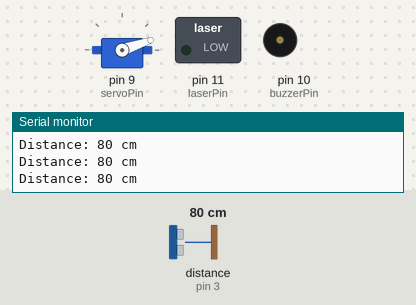
A sketch run on a simulated Arduino Nano, built with avr-gcc and run on an emulated ATmega328P. On the bench: servo, switched loads named in the sketch (green lamp = pin HIGH), buzzer (waves = sounding, pin HIGH), the last lines printed to the serial monitor. Wiring (inferred from the names in the program): ultrasonic range finder: trigger pin 2; echo pin 3. The inputs (shaded band) are chosen by the test bench; at power-on: distance to the obstacle (sensor on pin 3) 80 cm. The echo pulse lasts 58.3 µs per cm; pins used as bus, display or sensor lines are not drawn.

Above: at 1.28 s.
1.3 s: distance to the obstacle (sensor on pin 3) set to 22 cm
4.3 s: distance to the obstacle (sensor on pin 3) set to 18 cm
At 5.2 s:
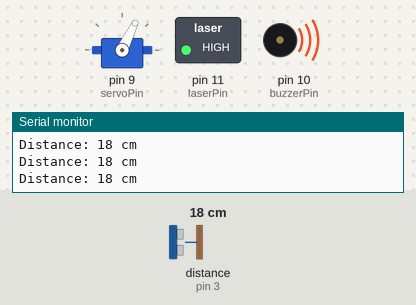
5.8 s: distance to the obstacle (sensor on pin 3) set to 60 cm
At 5.86 s:
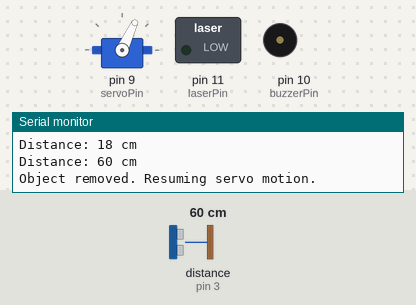
8.8 s: distance to the obstacle (sensor on pin 3) set to 2 cm
At 9.9 s:
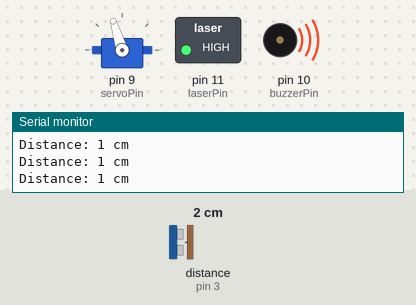
10.3 s: distance to the obstacle (sensor on pin 3) set to 120 cm
At 10.32 s:
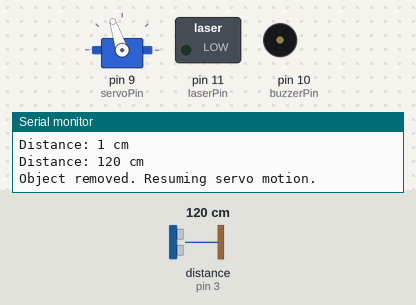
13.3 s: distance to the obstacle (sensor on pin 3) set to 4 cm
At 14.5 s:
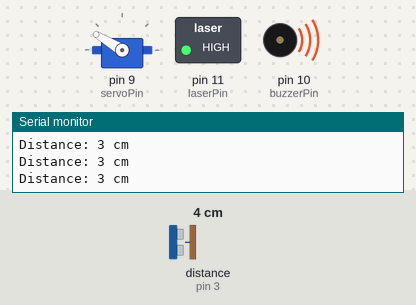
Timing chart, 0 to 15.8 s (numbered marks = the images above; inputs shaded):
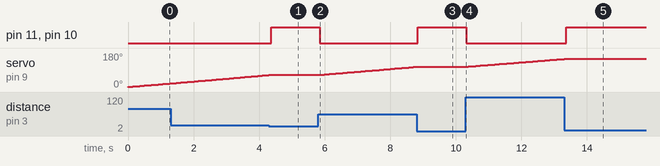

Measured:
- the behaviour switches between 20 and 19 cm on distance to the obstacle (sensor on pin 3) (found by bisection; images 0 and 1)
- after the input at 4.3 s, pin 11 (laserPin), pin 10 (buzzerPin): LOW → HIGH after 0.07 s; servo on pin 9 (servoPin): stays 64° (without the input it goes to 65° after 0.06 s)
- after the input at 5.8 s, pin 11 (laserPin), pin 10 (buzzerPin): HIGH → LOW after 0.05 s; servo on pin 9 (servoPin): moves from 64° to 107° over 2.9 s, starting after 0.05 s
- after the input at 8.8 s, pin 11 (laserPin), pin 10 (buzzerPin): LOW → HIGH at once; servo on pin 9 (servoPin): stays 107° (without the input it goes to 108° after 0.04 s)
- after the input at 10.3 s, pin 11 (laserPin), pin 10 (buzzerPin): HIGH → LOW at once; servo on pin 9 (servoPin): moves from 107° to 149° over 3.0 s, starting at once
- after the input at 13.3 s, pin 11 (laserPin), pin 10 (buzzerPin): LOW → HIGH after 0.07 s; servo on pin 9 (servoPin): stays 149° (without the input it goes to 150° after 0.07 s)

The sketch:

nano_UART.ino
```cpp
/**
 * Nano Board Code to Trigger ESP32‑CAM Capture via UART Command
 *
 * When an object is detected within a threshold distance, the servo motion stops
 * (preventing motion blur) and the Nano sends a "CAPTURE" command via Serial.
 * The ESP32‑CAM board (with its own code) will listen for this command to capture
 * a photo and send it via email.
 */

#include <Arduino.h>
#include <Servo.h>

// ----- Pin Definitions -----
const int trigPin = 2;         // Ultrasonic sensor TRIG pin
const int echoPin = 3;         // Ultrasonic sensor ECHO pin
const int servoPin = 9;        // Servo control pin (SG90)
const int buzzerPin = 10;      // Buzzer pin (via transistor)
const int laserPin = 11;       // Laser LED pin (with resistor)
// Note: No dedicated ESP32‑CAM trigger pin is used here.


// ----- Other Parameters -----
const int thresholdDistance = 20; // Distance in cm below which an object is considered "detected"

// ----- Servo and state variables -----
Servo servoMotor;
int servoAngle = 0;
int direction = 1;           // 1: increasing angle, -1: decreasing angle
bool objectDetected = false;

// Function to read distance from an HC-SR04 ultrasonic sensor.
long readUltrasonicDistance() {
  // Ensure TRIG is LOW initially.
  digitalWrite(trigPin, LOW);
  delayMicroseconds(2);

  // Send a 10-microsecond pulse.
  digitalWrite(trigPin, HIGH);
  delayMicroseconds(10);
  digitalWrite(trigPin, LOW);

  // Read the pulse duration from echoPin; timeout after 30000µs (30ms).
  long duration = pulseIn(echoPin, HIGH, 30000);
  long distance = duration / 58;  // Convert duration to centimeters.
  return distance;
}

void setup() {
  Serial.begin(115200);

  // Set sensor pins.
  pinMode(trigPin, OUTPUT);
  pinMode(echoPin, INPUT);

  // Configure output pins.
  pinMode(buzzerPin, OUTPUT);
  pinMode(laserPin, OUTPUT);

  // Default states: buzzer off, laser off.
  digitalWrite(buzzerPin, LOW);
  digitalWrite(laserPin, LOW);

  // Setup and start the servo.
  servoMotor.attach(servoPin);
  servoMotor.write(servoAngle);
}

void loop() {
  long distance = readUltrasonicDistance();
  Serial.print("Distance: ");
  Serial.print(distance);
  Serial.println(" cm");

  // If an object is detected within the threshold distance.
  if (distance > 0 && distance < thresholdDistance) {
    if (!objectDetected) {
      objectDetected = true;
      Serial.println("Object detected. Stopping servo, activating alerts, and sending CAPTURE command.");

      // Stop the servo motion by not updating its position.
      // Activate buzzer and laser LED.
      digitalWrite(buzzerPin, HIGH);
      digitalWrite(laserPin, HIGH);

      // Send the capture command over Serial.
      // (Ensure that the command is sent on its own line for the ESP32‑CAM to recognize it.)
      Serial.println("CAPTURE");

      // Optionally, additional debug lines may appear before or after,
      // but the ESP32‑CAM code checks each complete line so only an exact "CAPTURE"
      // command will trigger a capture.

      // Delay to avoid immediate re-triggering.
      delay(500);
    }
  } else {
    if (objectDetected) {
      // Object is now removed. Reset state and deactivate alerts.
      objectDetected = false;
      digitalWrite(buzzerPin, LOW);
      digitalWrite(laserPin, LOW);
      Serial.println("Object removed. Resuming servo motion.");
    }

    // Continuous servo sweeping when no object is present.
    servoAngle += direction;
    if (servoAngle <= 0 || servoAngle >= 180) {
      direction = -direction;
    }
    servoMotor.write(servoAngle);
    delay(15);  // Adjust for smooth servo motion.
  }

  delay(50);  // Main loop delay.
}
```
